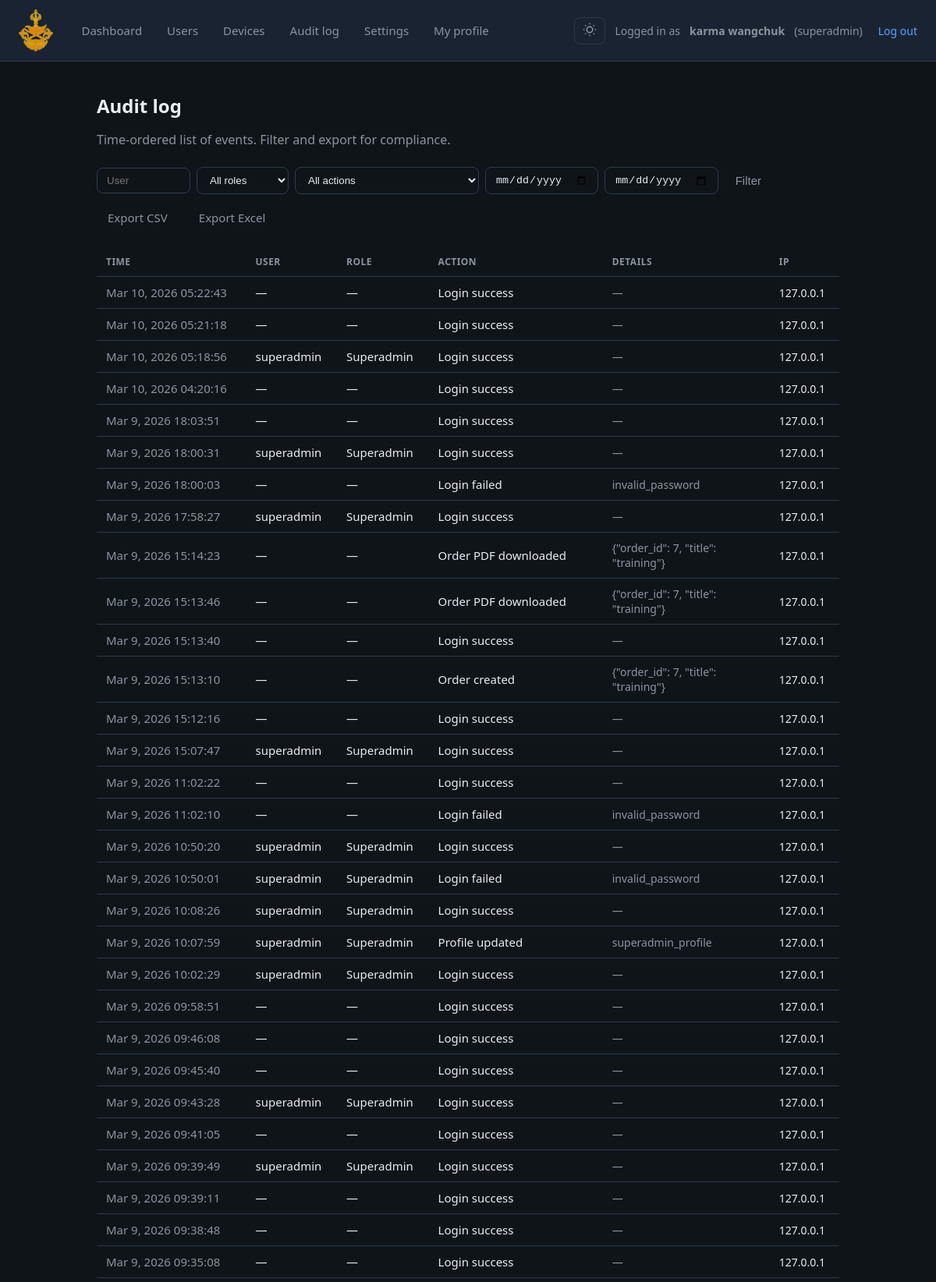
Page /dashboard/superadmin/audit/?page=2 (signed in, upper part) on the committed database.
### accounts/models.py (models this page shows, shortened)
class User(AbstractUser):
    role = models.CharField(
        max_length=20,
        choices=Role.choices,
        default=Role.USER,
    )
    is_active = models.BooleanField(default=True)
    email = models.EmailField(unique=True)
    force_password_change = models.BooleanField(
        default=False,
        help_text='If set, user must set a new password on next login (after OTP).',
    )
    created_by = models.ForeignKey(
        'self',
        null=True,
        blank=True,
        on_delete=models.SET_NULL,
        related_name='created_users',
        help_text='Admin who created this user (null if created by superadmin).',
    )
    wing = models.CharField(max_length=100, blank=True, help_text='Wing or department.')
    phone = models.CharField(max_length=32, blank=True, help_text='Phone number.')
    date_of_birth = models.DateField(null=True, blank=True, help_text='Date of birth.')
    employee_number = models.CharField(
        max_length=64,
        unique=True,
        null=True,
        blank=True,
        help_text='Employee number; used as username for employee login.',
    )
    is_approved = models.BooleanField(
        default=True,
        help_text='If False, user cannot log in until a superadmin approves (for admin-created users).',
    )
    class Meta:
        db_table = 'accounts_user'
        indexes = [
            models.Index(fields=['role']),
            models.Index(fields=['is_active']),
        ]

class AuditEvent(models.Model):
    user = models.ForeignKey(
        User,
        on_delete=models.SET_NULL,
        null=True,
        blank=True,
        related_name='audit_events',
    )
    action = models.CharField(max_length=64, choices=AuditAction.choices)
    timestamp = models.DateTimeField(auto_now_add=True)
    details = models.TextField(blank=True, help_text='JSON or free text: order id, etc.')
    ip_address = models.GenericIPAddressField(null=True, blank=True)
    user_agent = models.CharField(max_length=512, blank=True)
    class Meta:
        db_table = 'accounts_auditevent'
        ordering = ['-timestamp']
        indexes = [
            models.Index(fields=['-timestamp']),
            models.Index(fields=['action']),
        ]

### accounts/views.py (the view, shortened to what this page needs)
# urls.py: path('dashboard/superadmin/audit/', views.superadmin_audit_log, name='superadmin_audit_log'),
@require_GET
@role_required(Role.SUPERADMIN)
def superadmin_audit_log(request):
    qs = AuditEvent.objects.select_related('user').order_by('-timestamp')
    user_filter = (request.GET.get('user') or '').strip()
    role_filter = (request.GET.get('role') or '').strip()
    action_filter = (request.GET.get('action') or '').strip()
    date_from = (request.GET.get('date_from') or '').strip()
    date_to = (request.GET.get('date_to') or '').strip()
    export = (request.GET.get('format') or '').strip().lower()
    if user_filter:
        if user_filter.isdigit():
            qs = qs.filter(user_id=int(user_filter))
        else:
            qs = qs.filter(user__username__icontains=user_filter)
    if role_filter and role_filter in dict(Role.choices):
        qs = qs.filter(user__role=role_filter)
    if action_filter and action_filter in dict(AuditAction.choices):
        qs = qs.filter(action=action_filter)
    if date_from:
        try:
            from datetime import date as date_type
            qs = qs.filter(timestamp__date__gte=date_type.fromisoformat(date_from))
        except ValueError:
            pass
    if date_to:
        try:
            from datetime import date as date_type
            qs = qs.filter(timestamp__date__lte=date_type.fromisoformat(date_to))
        except ValueError:
            pass
    get_copy = request.GET.copy()
    get_copy.pop('format', None)
    query_string_export = get_copy.urlencode()
    paginator = Paginator(qs, AUDIT_PAGE_SIZE)
    page_number = request.GET.get('page', 1)
    page_obj = paginator.get_page(page_number)
    get_copy_pag = request.GET.copy()
    get_copy_pag.pop('format', None)
    get_copy_pag.pop('page', None)
    query_string = get_copy_pag.urlencode()
    return render(request, 'accounts/superadmin/audit_log.html', {
        'events': page_obj,
        'page_obj': page_obj,
        'query_string': query_string,
        'user_filter': user_filter,
        'role_filter': role_filter,
        'action_filter': action_filter,
        'date_from': date_from,
        'date_to': date_to,
        'role_choices': Role.choices,
        'action_choices': AuditAction.choices,
        'query_string_export': query_string_export,
    })

### accounts/rbac.py (called while the page is built)
def role_required(*allowed_roles: str):
    allowed = set(allowed_roles)
    def decorator(view_func):
        @wraps(view_func)
        def _wrapped_view(request, *args, **kwargs):
            if not request.user.is_authenticated:
                login_url = reverse('accounts:login')
                return redirect(f'{login_url}?{REDIRECT_FIELD_NAME}={request.get_full_path()}')
            if request.user.role not in allowed:
                return redirect(get_dashboard_url_for_role(request.user.role))
            return view_func(request, *args, **kwargs)
        return _wrapped_view
    return decorator

### templates/accounts/superadmin/audit_log.html (shortened to what this page needs)
{% extends "base_dashboard.html" %}
{% block nav %}
  <a href="{% url 'accounts:superadmin_dashboard' %}">Dashboard</a>
  <a href="{% url 'accounts:superadmin_user_list' %}">Users</a>
  <a href="{% url 'accounts:superadmin_device_list' %}">Devices</a>
  <a href="{% url 'accounts:superadmin_audit_log' %}">Audit log</a>
  <a href="{% url 'accounts:superadmin_settings' %}">Settings</a>
  <a href="{% url 'accounts:superadmin_profile' %}">My profile</a>
{% endblock %}
{% block content %}
<h1 class="page-title">Audit log</h1>
<p class="page-desc">Time-ordered list of events. Filter and export for compliance.</p>
<div class="toolbar" style="display:flex; flex-wrap:wrap; gap:12px; margin-bottom:20px; align-items:center;">
  <form method="get" action="{% url 'accounts:superadmin_audit_log' %}" style="display:flex; flex-wrap:wrap; gap:8px; align-items:center;">
    <input type="text" name="user" value="{{ user_filter }}" placeholder="User" style="width:120px; padding:8px 12px; border:1px solid var(--border); border-radius:8px; background:var(--bg); color:var(--text);">
    <select name="role" style="padding:8px 12px; border:1px solid var(--border); border-radius:8px; background:var(--bg); color:var(--text);">
      <option value="">All roles</option>
    </select>
    <select name="action" style="padding:8px 12px; border:1px solid var(--border); border-radius:8px; background:var(--bg); color:var(--text);">
      <option value="">All actions</option>
    </select>
    <input type="date" name="date_from" value="{{ date_from }}" placeholder="From" style="padding:8px 12px; border:1px solid var(--border); border-radius:8px; background:var(--bg); color:var(--text);">
    <input type="date" name="date_to" value="{{ date_to }}" placeholder="To" style="padding:8px 12px; border:1px solid var(--border); border-radius:8px; background:var(--bg); color:var(--text);">
    <button type="submit" class="btn btn-ghost" style="margin:0;">Filter</button>
  </form>
  <a href="?{% if query_string_export %}{{ query_string_export }}&{% endif %}format=csv" class="btn btn-ghost" style="margin:0;">Export CSV</a>
  <a href="?{% if query_string_export %}{{ query_string_export }}&{% endif %}format=xlsx" class="btn btn-ghost" style="margin:0;">Export Excel</a>
</div>
<div class="table-wrap" style="overflow-x:auto;">
  <table class="data-table" style="width:100%; border-collapse:collapse;">
    <thead>
      <tr style="border-bottom:1px solid var(--border); text-align:left;">
        <th style="padding:10px 12px;">Time</th>
        <th style="padding:10px 12px;">User</th>
        <th style="padding:10px 12px;">Role</th>
        <th style="padding:10px 12px;">Action</th>
        <th style="padding:10px 12px;">Details</th>
        <th style="padding:10px 12px;">IP</th>
      </tr>
    </thead>
    <tbody>
      {% for e in events %}
      <tr style="border-bottom:1px solid var(--border);">
        <td style="padding:10px 12px; color:var(--text-muted); white-space:nowrap;">{{ e.timestamp|date:"M j, Y H:i:s" }}</td>
        <td style="padding:10px 12px;">{{ e.user.username|default:"—" }}</td>
        <td style="padding:10px 12px;">{{ e.user.get_role_display|default:"—" }}</td>
        <td style="padding:10px 12px;">{{ e.get_action_display }}</td>
        <td style="padding:10px 12px; max-width:200px; font-size:0.875rem; color:var(--text-muted);">{{ e.details|truncatechars:50|default:"—" }}</td>
        <td style="padding:10px 12px; font-size:0.875rem;">{{ e.ip_address|default:"—" }}</td>
      </tr>
      {% empty %}
      <tr><td colspan="6" style="padding:24px; color:var(--text-muted);">No events match the filters.</td></tr>
      {% endfor %}
    </tbody>
  </table>
</div>
{% endblock %}

### templates/base_dashboard.html (shortened to what this page needs)
<!DOCTYPE html>
{% load static %}
<html lang="en">
<head>
</head>
<body>
  <header class="header">
    <div class="header-left">
      <img src="{% static 'images/logo.png' %}" alt="IMS" class="app-logo">
      <nav class="nav">{% block nav %}{% endblock %}</nav>
    </div>
    <div class="header-right" style="display:flex; align-items:center; gap:12px;">
      <button type="button" id="theme-toggle" aria-label="Toggle dark/light mode" title="Toggle dark/light mode" style="background:var(--surface); border:1px solid var(--border); border-radius:8px; padding:6px 10px; cursor:pointer; color:var(--text-muted); display:flex; align-items:center; justify-content:center;">
        <span class="theme-icon-light" style="display:none;"></span>
      </button>
      Logged in as <strong>{{ user.wing|default:user.get_full_name|default:user.username }}</strong> ({{ user.username }})
      <a href="{% url 'accounts:logout' %}">Log out</a>
    </div>
  </header>
  <main class="main">
    {% block content %}{% endblock %}
  </main>
</body>
</html>

### templates/base_dashboard.html (style rules this page uses)
:root, [data-theme="dark"] { --bg: #0f1419; --surface: #1a2332; --border: #2d3a4d; --text: #e6edf3; --text-muted: #8b949e; --accent: #58a6ff; --accent-hover: #79b8ff; --hover-overlay: rgba(255,255,255,0.06); --table-hover: rgba(255,255,255,0.02); --card-shadow: 0 4px 20px rgba(0,0,0,0.2); }
* { box-sizing: border-box; }
body { margin: 0; font-family: 'Segoe UI', system-ui, sans-serif; background: var(--bg); color: var(--text); min-height: 100vh; }
.header { background: var(--surface); border-bottom: 1px solid var(--border); padding: 12px 24px; display: flex; align-items: center; justify-content: space-between; flex-wrap: wrap; gap: 12px; }
.header-left { display: flex; align-items: center; gap: 24px; }
.app-logo { height: 54px; width: auto; display: block; object-fit: contain; }
.nav { display: flex; gap: 8px; }
.nav a { padding: 8px 12px; color: var(--text-muted); text-decoration: none; border-radius: 6px; font-size: 0.9375rem; }
.header-right { color: var(--text-muted); font-size: 0.875rem; }
.header-right a { color: var(--accent); text-decoration: none; margin-left: 8px; }
.main { max-width: 1000px; margin: 0 auto; padding: 24px; }
.page-title { font-size: 1.5rem; font-weight: 600; margin-bottom: 8px; }
.page-desc { color: var(--text-muted); margin-bottom: 24px; }
.btn { display: inline-block; padding: 8px 14px; font-size: 0.9375rem; border-radius: 8px; text-decoration: none; border: none; cursor: pointer; background: var(--accent); color: #fff; }
.btn-ghost { background: transparent; color: var(--text-muted); }
.table-wrap { overflow-x: auto; }
.data-table { width: 100%; border-collapse: collapse; }
.data-table th { padding: 12px 16px; text-align: left; font-size: 0.75rem; font-weight: 600; text-transform: uppercase; letter-spacing: 0.04em; color: var(--text-muted); border-bottom: 1px solid var(--border); }
.data-table td { padding: 14px 16px; border-bottom: 1px solid var(--border); font-size: 0.9375rem; }

### rows in the picture
User: wing "karma wangchuk", username "superadmin"
AuditEvent: timestamp "Mar 10, 2026 05:22:43", user.username "—", user.role "—", action "Login success", details "—", ip_address "127.0.0.1"
AuditEvent: timestamp "Mar 10, 2026 05:21:18", user.username "—", user.role "—", action "Login success", details "—", ip_address "127.0.0.1"
AuditEvent: timestamp "Mar 10, 2026 05:18:56", user.username "superadmin", user.role "Superadmin", action "Login success", details "—", ip_address "127.0.0.1"
AuditEvent: timestamp "Mar 10, 2026 04:20:16", user.username "—", user.role "—", action "Login success", details "—", ip_address "127.0.0.1"
AuditEvent: timestamp "Mar 9, 2026 18:03:51", user.username "—", user.role "—", action "Login success", details "—", ip_address "127.0.0.1"
AuditEvent: timestamp "Mar 9, 2026 18:00:31", user.username "superadmin", user.role "Superadmin", action "Login success", details "—", ip_address "127.0.0.1"
AuditEvent: timestamp "Mar 9, 2026 18:00:03", user.username "—", user.role "—", action "Login failed", details "invalid_password", ip_address "127.0.0.1"
AuditEvent: timestamp "Mar 9, 2026 17:58:27", user.username "superadmin", user.role "Superadmin", action "Login success", details "—", ip_address "127.0.0.1"
AuditEvent: timestamp "Mar 9, 2026 15:14:23", user.username "—", user.role "—", action "Order PDF downloaded", details "{\"order_id\": 7, \"title\": \"training\"}", ip_address "127.0.0.1"
AuditEvent: timestamp "Mar 9, 2026 15:13:46", user.username "—", user.role "—", action "Order PDF downloaded", details "{\"order_id\": 7, \"title\": \"training\"}", ip_address "127.0.0.1"
AuditEvent: timestamp "Mar 9, 2026 15:13:40", user.username "—", user.role "—", action "Login success", details "—", ip_address "127.0.0.1"
AuditEvent: timestamp "Mar 9, 2026 15:13:10", user.username "—", user.role "—", action "Order created", details "{\"order_id\": 7, \"title\": \"training\"}", ip_address "127.0.0.1"
AuditEvent: timestamp "Mar 9, 2026 15:12:16", user.username "—", user.role "—", action "Login success", details "—", ip_address "127.0.0.1"
AuditEvent: timestamp "Mar 9, 2026 15:07:47", user.username "superadmin", user.role "Superadmin", action "Login success", details "—", ip_address "127.0.0.1"
AuditEvent: timestamp "Mar 9, 2026 11:02:22", user.username "—", user.role "—", action "Login success", details "—", ip_address "127.0.0.1"
AuditEvent: timestamp "Mar 9, 2026 11:02:10", user.username "—", user.role "—", action "Login failed", details "invalid_password", ip_address "127.0.0.1"
AuditEvent: timestamp "Mar 9, 2026 10:50:20", user.username "superadmin", user.role "Superadmin", action "Login success", details "—", ip_address "127.0.0.1"
AuditEvent: timestamp "Mar 9, 2026 10:50:01", user.username "superadmin", user.role "Superadmin", action "Login failed", details "invalid_password", ip_address "127.0.0.1"
AuditEvent: timestamp "Mar 9, 2026 10:08:26", user.username "superadmin", user.role "Superadmin", action "Login success", details "—", ip_address "127.0.0.1"
AuditEvent: timestamp "Mar 9, 2026 10:07:59", user.username "superadmin", user.role "Superadmin", action "Profile updated", details "superadmin_profile", ip_address "127.0.0.1"
AuditEvent: timestamp "Mar 9, 2026 10:02:29", user.username "superadmin", user.role "Superadmin", action "Login success", details "—", ip_address "127.0.0.1"
AuditEvent: timestamp "Mar 9, 2026 09:58:51", user.username "—", user.role "—", action "Login success", details "—", ip_address "127.0.0.1"
AuditEvent: timestamp "Mar 9, 2026 09:46:08", user.username "—", user.role "—", action "Login success", details "—", ip_address "127.0.0.1"
AuditEvent: timestamp "Mar 9, 2026 09:45:40", user.username "—", user.role "—", action "Login success", details "—", ip_address "127.0.0.1"
AuditEvent: timestamp "Mar 9, 2026 09:43:28", user.username "superadmin", user.role "Superadmin", action "Login success", details "—", ip_address "127.0.0.1"
AuditEvent: timestamp "Mar 9, 2026 09:41:05", user.username "—", user.role "—", action "Login success", details "—", ip_address "127.0.0.1"
AuditEvent: timestamp "Mar 9, 2026 09:39:49", user.username "superadmin", user.role "Superadmin", action "Login success", details "—", ip_address "127.0.0.1"
AuditEvent: timestamp "Mar 9, 2026 09:39:11", user.username "—", user.role "—", action "Login success", details "—", ip_address "127.0.0.1"
AuditEvent: timestamp "Mar 9, 2026 09:38:48", user.username "—", user.role "—", action "Login success", details "—", ip_address "127.0.0.1"
AuditEvent: timestamp "Mar 9, 2026 09:35:08", user.username "—", user.role "—", action "Login success", details "—", ip_address "127.0.0.1"
